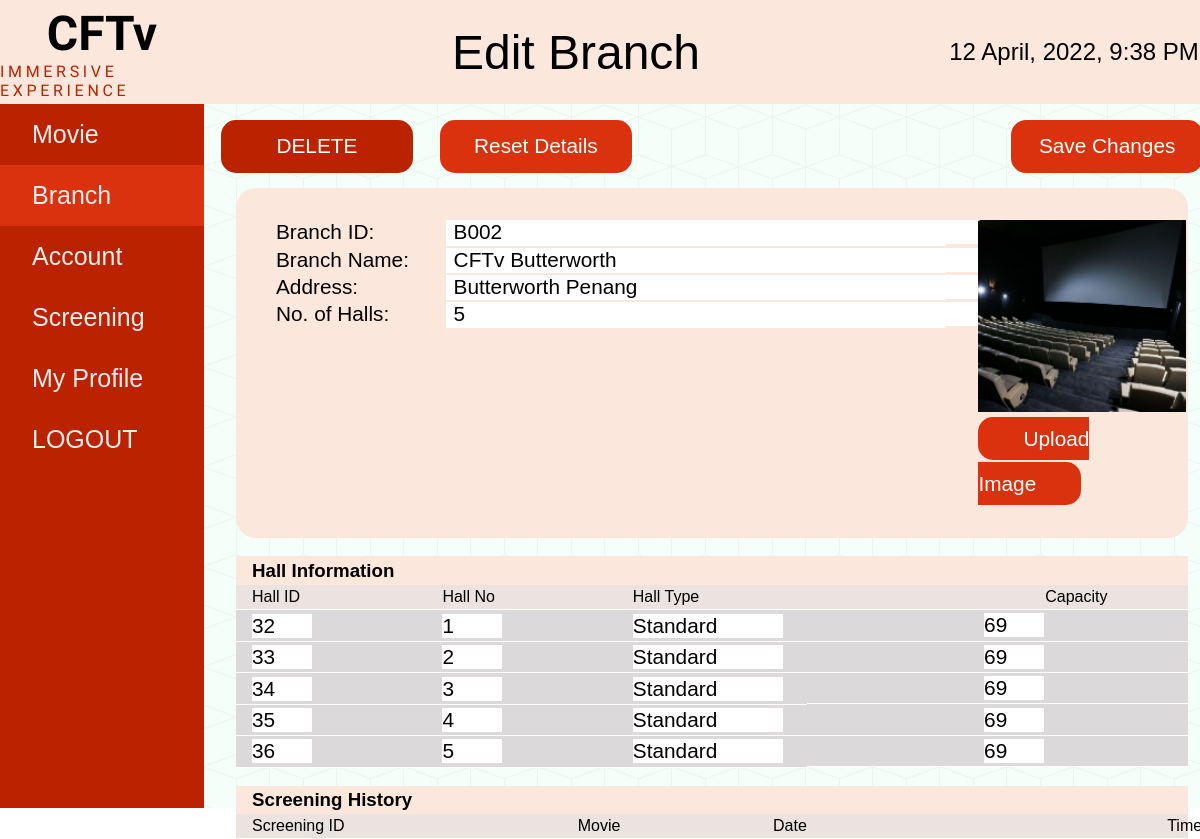
Page /branchEdit.php?id=B002&br_id=44 (signed in) on the earlier database version.
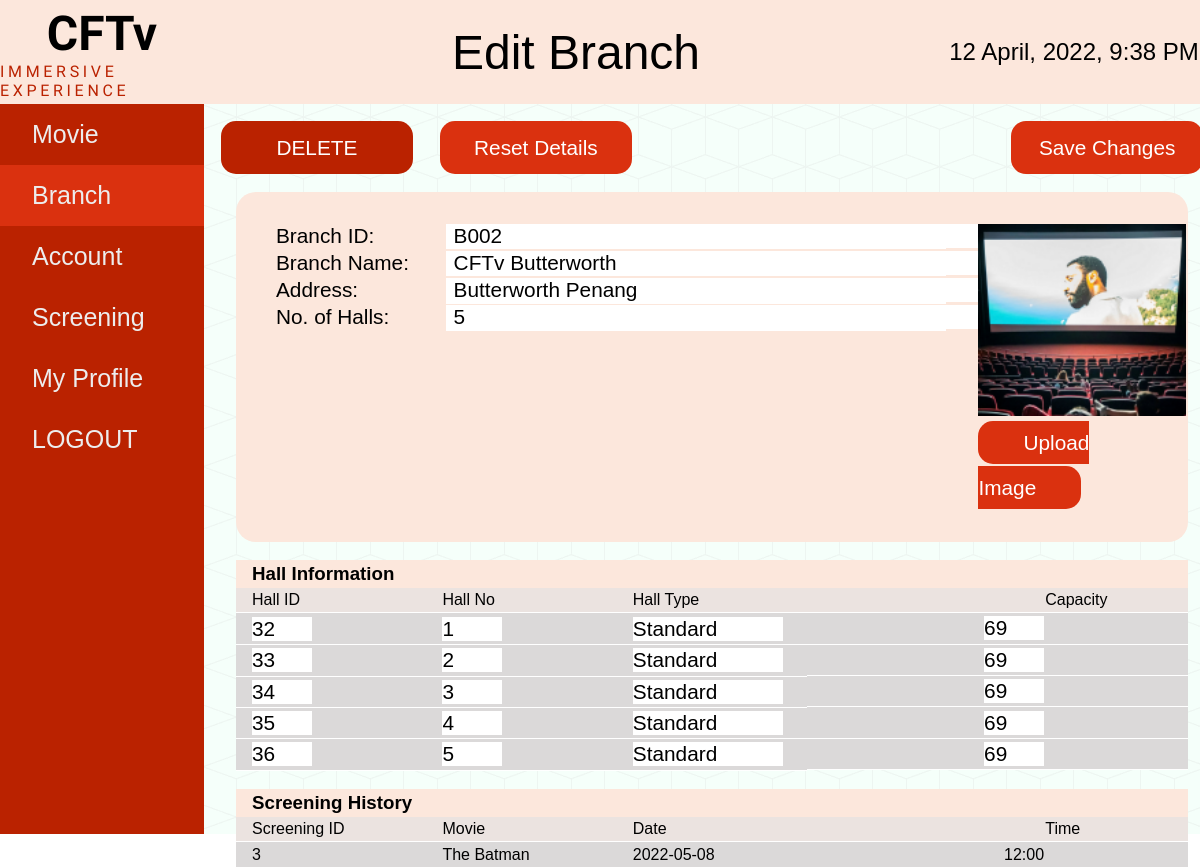
Same page on the later database version.
### tables this page shows
CREATE TABLE `branch` (
  `br_id` int(11) NOT NULL,
  `branch_id` varchar(30) NOT NULL,
  `branch_name` varchar(300) NOT NULL,
  `branch_address` varchar(300) NOT NULL,
  `branch_image` varchar(300) DEFAULT NULL,
  `no_of_halls` int(11) NOT NULL,
  `hall_id` int(11) NOT NULL,
  `screening_id` int(11) DEFAULT NULL
);

CREATE TABLE `hall` (
  `h_id` int(11) NOT NULL,
  `hall_id` varchar(30) NOT NULL,
  `seat_id` int(11) DEFAULT NULL,
  `hall_no` int(11) NOT NULL,
  `hall_type` varchar(30) NOT NULL,
  `hall_capacity` int(11) NOT NULL
);

CREATE TABLE `screening` (
  `screening_id` int(11) NOT NULL,
  `screen_id` varchar(11) NOT NULL,
  `movie_id` int(11) NOT NULL,
  `branch_id` int(11) NOT NULL,
  `hall_id` int(11) NOT NULL,
  `screening_date` date NOT NULL,
  `screening_time` varchar(6) NOT NULL
);

CREATE TABLE `movie` (
  `movie_id` int(11) NOT NULL,
  `movie_poster` varchar(300) NOT NULL,
  `movie_name` varchar(300) NOT NULL,
  `movie_duration` varchar(20) NOT NULL,
  `movie_date` date NOT NULL,
  `movie_rating` int(11) NOT NULL,
  `movie_trailer` varchar(300) NOT NULL,
  `movie_desc` varchar(3000) NOT NULL,
  `movie_case` varchar(30) NOT NULL
);

### branchEdit.php (the view, shortened to what this page needs)
<?php
require_once 'config.php';
$br_id = $_GET['id'];
	$branch_details = mysqli_query($connect, "select * from branch where branch_id = '".$br_id."' ");
	$branh_details = mysqli_query($connect, "select * from branch where branch_id = '".$br_id."' ");
	$screen_details = mysqli_query($connect, "select * from screening inner join movie on screening.movie_id = movie.movie_id where screening.branch_id = '".$_GET['br_id']."' ");
		$branch = mysqli_fetch_assoc($branch_details);
?>
<!DOCTYPE html>
<html lang="en">
	<head>
		<link rel="stylesheet" href="./styles/style.css" />
	</head>
	<body>
		<div class="navbar">
			<div class="logo">
				<h1>CFTv</h1>
				<p>IMMERSIVE EXPERIENCE</p>
			</div>
			<div class="heading">
				<h1>Edit Branch</h1>
			</div>
			<div class="date">
				<h2><?php echo date("j F, Y, g:i A") ?></h2>
			</div>
		</div>
		<div class="draw-body">
			<div class="drawer">
				<li><a href="./movieList.php">Movie</a></li>
				<li class="active"><a href="./branchList.php">Branch</a></li>
				<li><a href="./account-list.php">Account</a></li>
				<li><a href="./screenList.php">Screening</a></li>
				<li><a href="./profile.php">My Profile</a></li>
				<li><a href="branchEdit.php?logout" title="Log Out">LOGOUT</a></li>
			</div>
			<form method="post" enctype="multipart/form-data">
			<div class="content">
				<div class="button-bar-account">
					<button class="delete" type="submit" name="delete_branch">DELETE</button>
					<button type="reset">Reset Details</button>
					<button type="submit" name="update_branch">Save Changes</button>
				</div>
				<div class="main">
					<div class="box-account">
						<div class="left">
							<li>Branch ID:</li>
							<li>Branch Name:</li>
							<li>Address:</li>
							<li>No. of Halls:</li>
						</div>
						<div class="right">
							<li><input type="text" name="branch_id" style="width:550px; font-size: 1.3rem; border: none;" value="<?php echo $branch['branch_id']; ?>" readonly></li>
							<li><input type="text" name="branch_name" style="width:550px; font-size: 1.3rem; border: none;" value="<?php echo $branch['branch_name']; ?>" required></li>
							<li><input type="text" name="branch_address" style="width:550px; font-size: 1.3rem; border: none;" value="<?php echo $branch['branch_address']; ?>" required></li>
							<li><input type="text" name="no_of_hall" id="no_of_hall" style="width:550px; font-size: 1.3rem; border: none;" value="<?php echo $branch['no_of_halls']; ?>"readonly></li>
						</div>
						<div class="image">
							<img src="./images/<?php echo $branch['branch_image']; ?>" alt="branch_image" id="output" />
							<label for="branch_image">Upload Image</label>
						</div>
					</div>
					<br>
					<div class="txn">
						<h3>Hall Information</h3>
						<table>
							<tr>
								<th>Hall ID</th>
								<th>Hall No</th>
								<th>Hall Type</th>
								<th>Capacity</th>
							</tr>
							<?php
								while($branh = mysqli_fetch_assoc($branh_details)){
								$hall_details = mysqli_query($connect, "select * from hall where hall_id = '".$branh['hall_id']."' ");
								$hall = mysqli_fetch_assoc($hall_details);
							?>
							<tr>
								<td><input type='text' name='hall_id[]' style='width:60px; font-size: 1.3rem; border: none;' value="<?php echo $hall['hall_id']; ?>" readonly></td>
								<td><input type='text' name='hall_no[]' style='width:60px; font-size: 1.3rem; border: none;'required value="<?php echo $hall['hall_no']; ?>"></td>
								<td><input type='text' name='hall_type[]' style='width:150px; font-size: 1.3rem; border: none;'  required value="<?php echo $hall['hall_type']; ?>"></td>
								<td><input type='text' name='hall_capacity[]' style='width:60px; font-size: 1.3rem; border: none;' required value="<?php echo $hall['hall_capacity']; ?>"></td>
							</tr>
						<?php
							}
						?>
						</table>
					</div>
					<br>
					<div class="txn">
						<h3>Screening History</h3>
						<table>
							<tr>
								<th>Screening ID</th>
								<th>Movie</th>
								<th>Date</th>
								<th>Time</th>
							</tr>
							<?php
								while ($screen_detail = mysqli_fetch_assoc($screen_details)) {
							?>
							<tr>
								<td><?php echo $screen_detail['screen_id']; ?></td>
								<td><?php echo $screen_detail['movie_name']; ?></td>
								<td><?php echo $screen_detail['screening_date']; ?></td>
								<td><?php echo $screen_detail['screening_time']; ?></td>
							</tr>
								<?php
									}
							?>
						</table>
					</div>
				</form>
				</div>
	</body>
</html>

Differences in the rows shown:
changed branch "CFTv Butterworth": branch_image: a different picture
added screening: screen "3", movie.movie_name "The Batman", screening_date "2022-05-08", screening_time "12:00"
